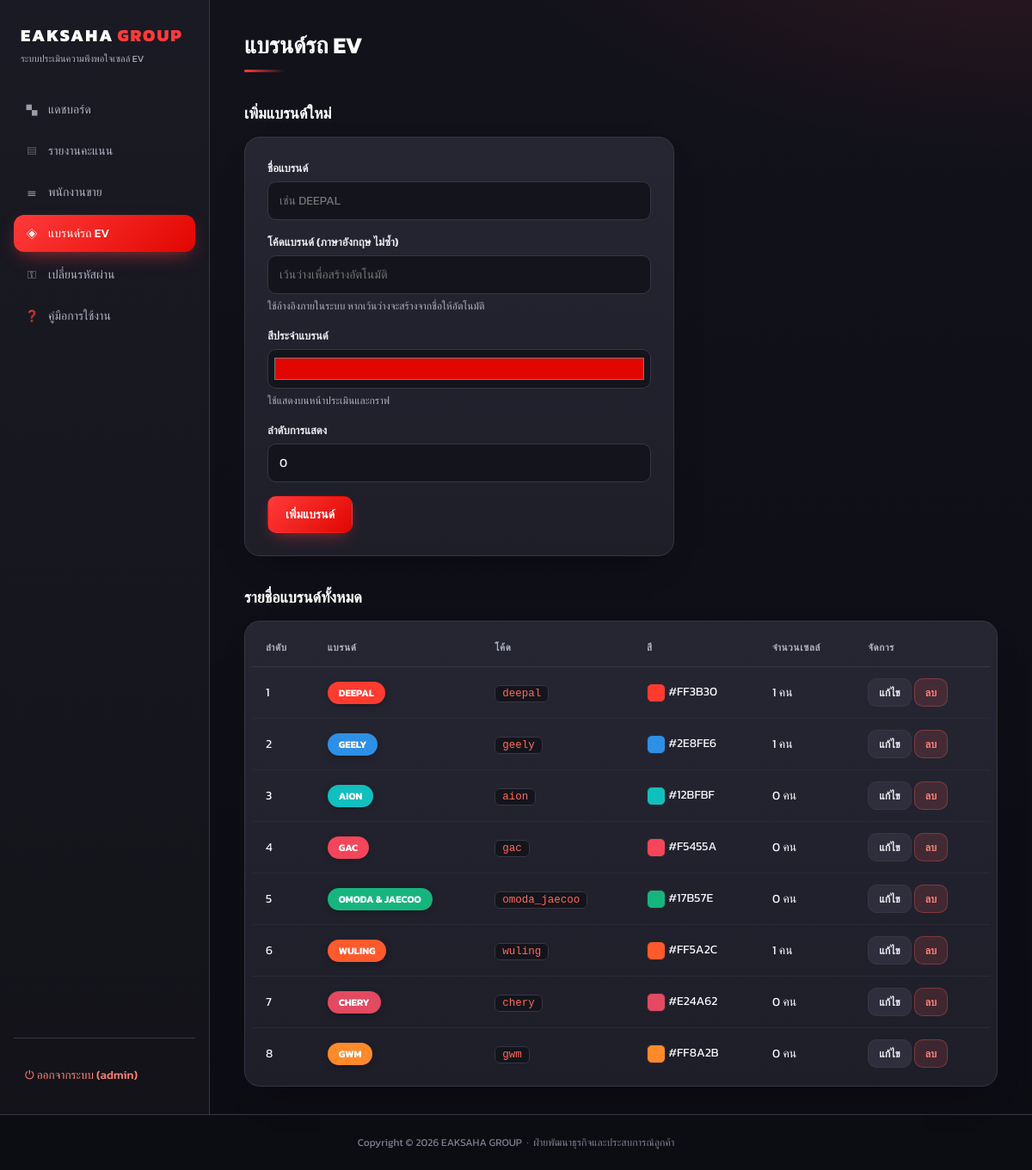
The app's page /admin/brands.php (signed in) with its own data.
### tables this page shows
CREATE TABLE IF NOT EXISTS `brands` (
    `id`         INT AUTO_INCREMENT PRIMARY KEY,
    `name`       VARCHAR(80)  NOT NULL,
    `code`       VARCHAR(40)  NOT NULL UNIQUE,
    `color`      VARCHAR(20)  DEFAULT '#E10600',
    `sort_order` INT DEFAULT 0
);

### admin/brands.php (the view, shortened to what this page needs)
<?php
require '../conn/config.php';
$brands = $pdo->query("
    SELECT b.*, (SELECT COUNT(*) FROM staff s WHERE s.brand_id = b.id) AS staff_count
    FROM brands b
    ORDER BY b.sort_order ASC, b.id ASC
")->fetchAll();
$editData = null;
require 'includes/head.php';
?>
<h1>แบรนด์รถ EV</h1>
<h2 class="section-title"><?= $editData ? 'แก้ไขแบรนด์' : 'เพิ่มแบรนด์ใหม่' ?></h2>
<div class="form-card">
    <form method="POST">
        <div class="field">
            <label for="name">ชื่อแบรนด์</label>
            <input type="text" id="name" name="name" value="<?= htmlspecialchars($editData['name'] ?? '') ?>" placeholder="เช่น DEEPAL" required>
        </div>
        <div class="field">
            <label for="code">โค้ดแบรนด์ (ภาษาอังกฤษ ไม่ซ้ำ)</label>
            <input type="text" id="code" name="code" value="<?= htmlspecialchars($editData['code'] ?? '') ?>" placeholder="เว้นว่างเพื่อสร้างอัตโนมัติ">
            <div class="hint">ใช้อ้างอิงภายในระบบ หากเว้นว่างจะสร้างจากชื่อให้อัตโนมัติ</div>
        </div>
        <div class="field">
            <label for="color">สีประจำแบรนด์</label>
            <input type="color" id="color" name="color" value="<?= htmlspecialchars($editData['color'] ?? '#E10600') ?>" style="height:46px; padding:5px;">
            <div class="hint">ใช้แสดงบนหน้าประเมินและกราฟ</div>
        </div>
        <div class="field">
            <label for="sort_order">ลำดับการแสดง</label>
            <input type="number" id="sort_order" name="sort_order" value="<?= (int) ($editData['sort_order'] ?? 0) ?>">
        </div>
        <button type="submit" class="btn btn-primary"><?= $editData ? 'บันทึกการแก้ไข' : 'เพิ่มแบรนด์' ?></button>
    </form>
</div>
<h2 class="section-title">รายชื่อแบรนด์ทั้งหมด</h2>
<div class="table-card">
    <table>
        <thead>
            <tr>
                <th>ลำดับ</th>
                <th>แบรนด์</th>
                <th>โค้ด</th>
                <th>สี</th>
                <th>จำนวนเซลล์</th>
                <th>จัดการ</th>
            </tr>
        </thead>
        <tbody>
            <?php if (empty($brands)): ?>
                <tr><td colspan="6">ยังไม่มีข้อมูลแบรนด์</td></tr>
            <?php else: ?>
                <?php foreach ($brands as $b): ?>
                    <tr>
                        <td><?= (int) $b['sort_order'] ?></td>
                        <td><span class="brand-tag" style="background:<?= htmlspecialchars($b['color']) ?>"><?= htmlspecialchars($b['name']) ?></span></td>
                        <td><code><?= htmlspecialchars($b['code']) ?></code></td>
                        <td><span style="display:inline-block;width:22px;height:22px;border-radius:6px;border:1px solid #2A2A2E;vertical-align:middle;background:<?= htmlspecialchars($b['color']) ?>"></span> <?= htmlspecialchars($b['color']) ?></td>
                        <td><?= (int) $b['staff_count'] ?> คน</td>
                        <td>
                            <a href="brands.php?edit=<?= (int) $b['id'] ?>" class="btn btn-secondary btn-sm">แก้ไข</a>
                            <form method="POST" style="display:inline;" onsubmit="return confirm('ยืนยันการลบแบรนด์นี้? (เซลล์ที่สังกัดจะถูกตั้งเป็นไม่มีแบรนด์)');">
                                <button type="submit" class="btn btn-danger btn-sm">ลบ</button>
                            </form>
                        </td>
                    </tr>
                <?php endforeach; ?>
            <?php endif; ?>
        </tbody>
    </table>
</div>
<?php require 'includes/footer.php'; ?>

### admin/assets/admin.css (style rules this page uses)
:root { --accent: #FF3B3B; --accent-deep: #E10600; --accent-soft: #FF6A5A; --gold: #FFB020; --bg: #12121B; --bg2: #0C0C13; --panel: #1E1E29; --panel-2: #262633; --panel-3: #2E2E3C; --line: #363646; --line-2: #43435364; --text: #F6F7FB; --muted: #B0B2C2; --muted-2: #7E8091; --good: #3DDC84; --warn: #FFC24B; --bad: #FF5A57; --grid: rgba(255,255,255,0.09); }
* { box-sizing: border-box; margin: 0; padding: 0; }
body { font-family: 'Kanit', sans-serif; color: var(--text); background: radial-gradient(1100px 560px at 100% -10%, rgba(255,59,59,0.14), transparent 58%), radial-gradient(900px 500px at -10% 110%, rgba(255,176,32,0.06), transparent 55%), linear-gradient(180deg, var(--bg) 0%, var(--bg2) 100%); background-attachment: fixed; min-height: 100vh; }
a { color: inherit; }
.main h1 { font-size: 27px; font-weight: 700; margin-bottom: 24px; color: #FFFFFF; }
.main h1::after { content: ''; display: block; width: 48px; height: 3px; margin-top: 8px; background: linear-gradient(90deg, var(--accent), transparent); border-radius: 3px; }
.section-title { font-size: 18px; font-weight: 600; margin: 34px 0 14px; color: #FFFFFF; }
.table-card { background: linear-gradient(180deg, var(--panel-2) 0%, var(--panel) 100%); border: 1px solid var(--line); border-radius: 18px; padding: 8px; box-shadow: 0 18px 40px -26px rgba(0,0,0,0.85); overflow-x: auto; }
table { width: 100%; border-collapse: collapse; font-size: 14px; }
th, td { text-align: left; padding: 13px 16px; white-space: nowrap; color: var(--text); }
thead th { color: var(--muted); font-weight: 600; font-size: 11.5px; text-transform: uppercase; letter-spacing: 0.06em; border-bottom: 1px solid var(--line); }
tbody tr:not(:last-child) td { border-bottom: 1px solid #2A2A36; }
code { background: #14141C; border: 1px solid var(--line); border-radius: 6px; padding: 2px 8px; font-size: 12.5px; color: var(--accent-soft); }
.brand-tag { display: inline-block; padding: 4px 13px; border-radius: 20px; font-size: 11.5px; font-weight: 700; color: #FFFFFF; white-space: nowrap; box-shadow: 0 2px 8px -3px rgba(0,0,0,0.6); }
.form-card { background: linear-gradient(180deg, var(--panel-2) 0%, var(--panel) 100%); border: 1px solid var(--line); border-radius: 18px; padding: 26px; max-width: 500px; box-shadow: 0 18px 40px -26px rgba(0,0,0,0.85); }
.field { margin-bottom: 16px; }
.field label { display: block; font-size: 13px; font-weight: 600; margin-bottom: 6px; color: #E9EAF0; }
.field input, .field select, .field textarea { width: 100%; padding: 11px 13px; border: 1px solid var(--line); border-radius: 10px; background: #14141C; color: var(--text); font-family: 'Kanit', sans-serif; font-size: 14px; }
.field .hint { font-size: 12px; color: var(--muted); margin-top: 5px; }
.btn { display: inline-flex; align-items: center; gap: 6px; padding: 10px 20px; border-radius: 10px; border: 1px solid transparent; font-family: 'Kanit', sans-serif; font-size: 14px; font-weight: 600; cursor: pointer; text-decoration: none; transition: filter 0.15s, background 0.15s, transform 0.1s; }
.btn-primary { background: linear-gradient(135deg, var(--accent), var(--accent-deep)); color: #FFF; box-shadow: 0 8px 20px -8px rgba(255,59,59,0.6); }
.btn-secondary { background: var(--panel-3); color: #E9EAF0; border-color: var(--line); }
.btn-danger { background: rgba(255,90,87,0.14); color: #FF8078; border-color: rgba(255,90,87,0.32); }
.btn-sm { padding: 6px 12px; font-size: 12.5px; }

### records on screen
brands: sort_order "1", name "DEEPAL", code "deepal", color "#FF3B30", staff_count "1"
brands: sort_order "2", name "GEELY", code "geely", color "#2E8FE6", staff_count "1"
brands: sort_order "3", name "AION", code "aion", color "#12BFBF", staff_count "0"
brands: sort_order "4", name "GAC", code "gac", color "#F5455A", staff_count "0"
brands: sort_order "5", name "OMODA & JAECOO", code "omoda_jaecoo", color "#17B57E", staff_count "0"
brands: sort_order "6", name "WULING", code "wuling", color "#FF5A2C", staff_count "1"
brands: sort_order "7", name "CHERY", code "chery", color "#E24A62", staff_count "0"
brands: sort_order "8", name "GWM", code "gwm", color "#FF8A2B", staff_count "0"

### other values on screen
$_SESSION['admin_username'] "admin"
ORG_NAME "EAKSAHA GROUP"
ORG_DEPT "ฝ่ายพัฒนาธุรกิจและประสบการณ์ลูกค้า"
